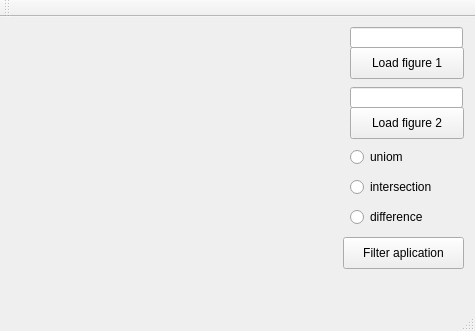
<?xml version="1.0" encoding="UTF-8"?>
<ui version="4.0">
 <class>MainWindow</class>
 <widget class="QMainWindow" name="MainWindow">
  <property name="geometry">
   <rect>
    <x>0</x>
    <y>0</y>
    <width>475</width>
    <height>331</height>
   </rect>
  </property>
  <property name="windowTitle">
   <string>MainWindow</string>
  </property>
  <widget class="QWidget" name="centralWidget">
   <widget class="QPushButton" name="load1">
    <property name="geometry">
     <rect>
      <x>350</x>
      <y>30</y>
      <width>114</width>
      <height>32</height>
     </rect>
    </property>
    <property name="text">
     <string>Load figure 1</string>
    </property>
   </widget>
   <widget class="QWidget" name="inputDisplay" native="true">
    <property name="geometry">
     <rect>
      <x>9</x>
      <y>9</y>
      <width>301</width>
      <height>251</height>
     </rect>
    </property>
   </widget>
   <widget class="QLineEdit" name="input1">
    <property name="geometry">
     <rect>
      <x>350</x>
      <y>10</y>
      <width>113</width>
      <height>21</height>
     </rect>
    </property>
   </widget>
   <widget class="QPushButton" name="load2">
    <property name="geometry">
     <rect>
      <x>350</x>
      <y>90</y>
      <width>114</width>
      <height>32</height>
     </rect>
    </property>
    <property name="text">
     <string>Load figure 2</string>
    </property>
   </widget>
   <widget class="QLineEdit" name="input2">
    <property name="geometry">
     <rect>
      <x>350</x>
      <y>70</y>
      <width>113</width>
      <height>21</height>
     </rect>
    </property>
   </widget>
   <widget class="QRadioButton" name="unio">
    <property name="geometry">
     <rect>
      <x>350</x>
      <y>130</y>
      <width>102</width>
      <height>20</height>
     </rect>
    </property>
    <property name="text">
     <string>uniom</string>
    </property>
   </widget>
   <widget class="QRadioButton" name="inter">
    <property name="geometry">
     <rect>
      <x>350</x>
      <y>160</y>
      <width>102</width>
      <height>20</height>
     </rect>
    </property>
    <property name="text">
     <string>intersection</string>
    </property>
   </widget>
   <widget class="QRadioButton" name="diff">
    <property name="geometry">
     <rect>
      <x>350</x>
      <y>190</y>
      <width>102</width>
      <height>20</height>
     </rect>
    </property>
    <property name="text">
     <string>difference</string>
    </property>
   </widget>
   <widget class="QPushButton" name="aplication">
    <property name="geometry">
     <rect>
      <x>343</x>
      <y>220</y>
      <width>121</width>
      <height>32</height>
     </rect>
    </property>
    <property name="text">
     <string>Filter aplication</string>
    </property>
   </widget>
  </widget>
  <widget class="QMenuBar" name="menuBar">
   <property name="geometry">
    <rect>
     <x>0</x>
     <y>0</y>
     <width>475</width>
     <height>22</height>
    </rect>
   </property>
  </widget>
  <widget class="QToolBar" name="mainToolBar">
   <attribute name="toolBarArea">
    <enum>TopToolBarArea</enum>
   </attribute>
   <attribute name="toolBarBreak">
    <bool>false</bool>
   </attribute>
  </widget>
  <widget class="QStatusBar" name="statusBar"/>
 </widget>
 <layoutdefault spacing="6" margin="11"/>
 <resources/>
 <connections/>
</ui>
